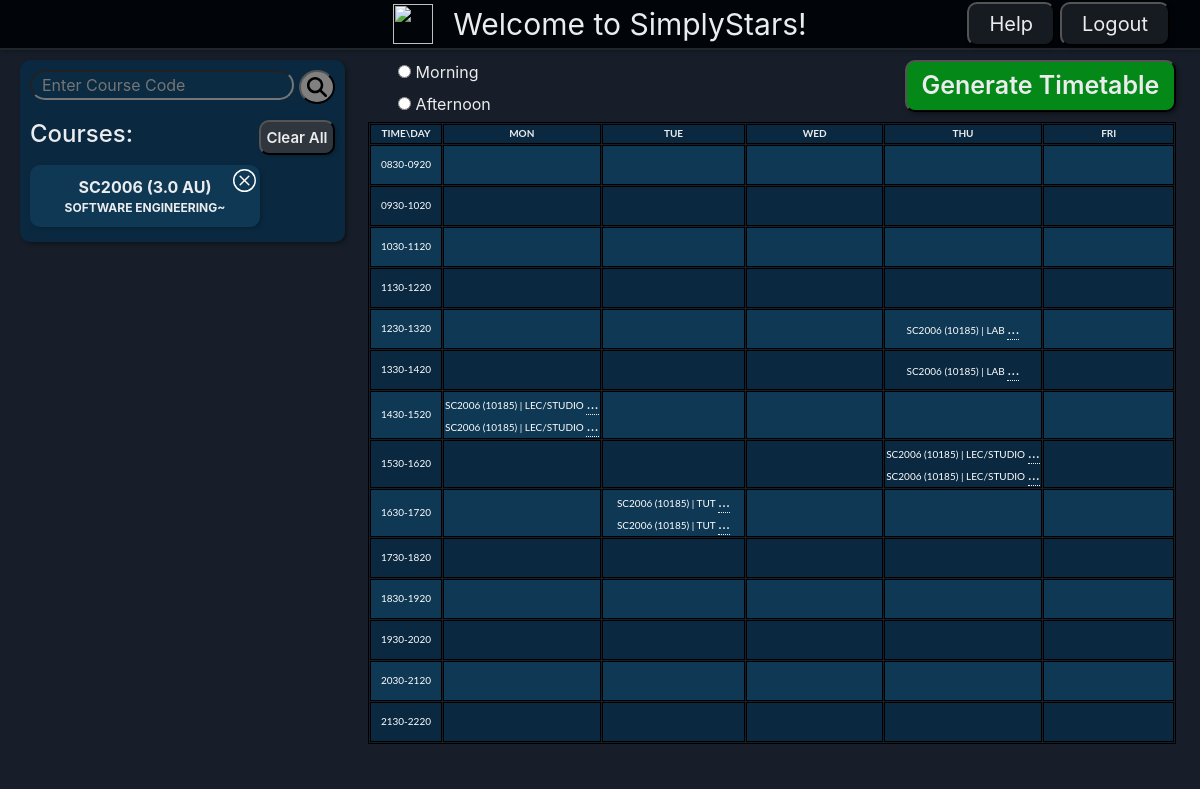
Screenshot of /main (signed in) with the database file from the repository.
### SimplyStars/models.py (models this page shows)
class CourseCode(db.Model):
    __tablename__ = 'course_code'
    id = db.Column(db.Integer, primary_key=True)
    course_code = db.Column(db.String(100), nullable=False)
    course_name = db.Column(db.String(100), nullable=False)
    course_au = db.Column(db.Integer(), nullable=False)
    user = db.Column(db.Integer, db.ForeignKey('user.id'), nullable=False) #ForeginKey ensures referential integrity and cascade operations

class CourseSchedule(db.Model):
    __tablename__ = 'course_schedule'
    id = db.Column(db.Integer, primary_key=True)
    user_id = db.Column(db.Integer, db.ForeignKey('user.id'), nullable=False)
    course_code = db.Column(db.String(100), nullable=False)
    course_index = db.Column(db.String(100), nullable=False)
    type = db.Column(db.String(120))
    group = db.Column(db.String(120))
    day = db.Column(db.String(120))
    time = db.Column(db.String(120))
    venue = db.Column(db.String(120))
    remark = db.Column(db.Text)

### SimplyStars/route.py (the view, shortened to what this page needs)
@app.route('/main', methods=['GET', 'POST'])
def main_page():
    form = CourseCodeForm()
    session['time_preference'] = None
    if session.get('timetable_mode') == 'automated':
        weekly_schedules = json.loads(session.get('weekly_schedules'))
    else:
        weekly_schedules = get_schedule(current_user.id)
    schedule = generate_time_slots('8:30 AM', '10:30 PM', 50)
    user_courses = CourseCode.query.filter_by(user=current_user.id).all()
    return render_template('main.html', form=form, user_courses=user_courses, schedule=schedule, weekly_schedules=weekly_schedules)

### SimplyStars/forms.py
class CourseCodeForm(FlaskForm):
    course_code = StringField(label="Enter Course Code:", validators=[DataRequired()], render_kw={"placeholder": "Enter Course Code"})
    add = SubmitField("Add")

### SimplyStars/functions.py (called while the page is built, shortened)
def generate_time_slots(start_time, end_time, interval):
    time_slots = []
    current_time = datetime.strptime(start_time, '%I:%M %p')
    end_time = datetime.strptime(end_time, '%I:%M %p')
    while current_time + timedelta(minutes=interval) <= end_time:
        end_interval_time = current_time + timedelta(minutes=interval)
        formatted_slot = current_time.strftime('%H%M') + '-' + end_interval_time.strftime('%H%M')
        time_slots.append(formatted_slot)
        current_time = (current_time + timedelta(hours=1)).replace(minute=current_time.minute)
    return time_slots

def clash_free(current_index, weekly_schedule, user_id, course_code):
    index_details = CourseSchedule.query.filter_by(user_id=user_id,
                                                   course_code=course_code,
                                                   course_index=current_index).all()
    odd = "Teaching Wk1,3,5,7,9,11,13"
    even = "Teaching Wk2,4,6,8,10,12"
    for details in index_details:
        day = details.day
        time = details.time
        if details.venue == "online":
            continue
    return True

def format_time(time_obj):
    return time_obj.strftime('%H%M')

### SimplyStars/models.py (called while the page is built)
@login_manager.user_loader
def load_user(user_id):
    return User.query.get(int(user_id))

### SimplyStars/templates/main.html (shortened to what this page needs)
{% block head %}
<link href="https://stackpath.bootstrapcdn.com/bootstrap/4.5.2/css/bootstrap.min.css" rel="stylesheet">
<link rel="stylesheet" type="text/css" href="{{ url_for('static', filename='style.css')}}">
{% endblock %}
{% block content %}
<div class="top-bar">
    <div class="welcome-bar">
        <img src="https://t.ly/Q54qQ" style="width:40px; margin-right:20px;">
        Welcome to SimplyStars!
    </div>
    <button id="help-button" class="help-button" onclick="help()">Help</button>
    <button id="logout-button" class="logout-button" onclick="logoutUser()">Logout</button>
</div>
<div class="content-container">
    <div class="course_container">
        <div class="login-container">
            <form id="courseForm" method="POST">
                <div class="form-group" style="white-space: nowrap;">
                    {{ form.course_code(class="rounded-pill", style="background-color: #0b2b42; color: white; padding-left: 10px;") }}
                    <button type="submit" style="border-radius: 50%; background-color:grey; padding-bottom:5px; padding-top:5px;">
                    </button>
                </div>
            </form>
        </div>
        <form action="/delete" method="POST">
            <h4 style="color: var(--text-color);">
                Courses:
                <button type="submit" id="clear-button">
                    Clear All
                </button>
            </h4>
        </form>
        <ul style="padding: 0; margin: 0;">
            {% for course in user_courses %}
            <li class="course-li">
                <div class="courselist">
                    {{ course.course_code }} ({{ course.course_au }}) <br>
                        <div style="font-size: 12px;">{{ course.course_name }}</div>
                    <form action="{{ url_for('ScheduleController.delete_course', course_code=course.course_code) }}" method="POST" style="display:inline;">
                        <button aria-label='delete item' type='submit' class="removebutton"
                            style="width: 35px; height: 35px;">
                        </button>
                    </form>
                </div>
            </li>
            {% endfor %}
        </ul>
    </div>
        <div class="timetable-container">
            <div class="filters">
                <div style="float: left; text-align: left; padding-left:30px;">
                    <form id="timeForm">
                        <input type="radio" id="morning" name="time" value="morning">
                        <label for="morning">Morning</label>
                        <br>
                        <input type="radio" id="afternoon" name="time" value="afternoon">
                        <label for="afternoon">Afternoon</label>
                    </form>
                </div>
                <button id="automateBtn">
                    Generate Timetable
                </button>
            </div>
            <table id="timetable" cellspacing="1" width="100%" bordercolor="#E0E0E0" style="color:white">
                <thead>
                    <tr>
                        <th>TIME\DAY</th>
                        {% for day in ['MON', 'TUE', 'WED', 'THU', 'FRI'] %}
                        <th>{{ day }}</th>
                        {% endfor %}
                    </tr>
                </thead>
                <tbody>
                    {% for time_slot in schedule %}
                    <tr>
                        <td style="width: 100px; text-align: center;">{{ time_slot }}</td>
                        {% for day in ['MON', 'TUE', 'WED', 'THU', 'FRI'] %}
                        {% set day_schedule = weekly_schedules.get(day, {}).get(time_slot, []) %}
                        {% set rowspan = 1 %}
                        {% if day_schedule|length > 0 %}
                        <td style="width: 300px; height: 40px;" rowspan="{{ rowspan }}">
                            {% else %}
                        <td style="width: 300px; height: 40px;" rowspan="{{ rowspan }}">
                            {% endif %}
                            {% for class in day_schedule %}
                            {{ class['course'] }} ({{ class['index'] }}) | {{ class['type'] }}
                            <div class="tooltip">
                                ...
                            </div>
                            <br>
                            {% endfor %}
                        </td>
                        {% endfor %}
                    </tr>
                    {% endfor %}
                </tbody>
            </table>
    </div>
</div>
{% endblock %}

### SimplyStars/templates/base.html (shortened to what this page needs)
    {%block head %}{% endblock %}
</head>
<body>
    {% block content %}
    {% endblock %}
</body>
</html>

### SimplyStars/static/style.css (style rules this page uses)
.top-bar { background-color: var(--topbar-color); height: 50px; width: 100%; display: flex; justify-content: center; align-items: center; border: #30363d; border-bottom: 2px solid #30363db3; box-shadow: 2px 2px 4px rgba(0, 0, 0, 0.2); }
.welcome-bar { color: var(--text-color); height: 40px; width:100%; margin: 0 auto; display: flex; border-radius: 10px; justify-content: center; align-items: center; text-align: center; font-size: 30px; position: absolute; }
.help-button { background-color: var(--topbar-button-color); color: var(--text-color); height: 40px; right: 140px; display: flex; border-radius: 10px; font-size: 20px; cursor: pointer; position: absolute; margin-right: 5px; padding: 20px; align-items: center; vertical-align: middle; box-shadow: 2px 2px 4px rgba(0, 0, 0, 0.2); }
.logout-button { background-color: var(--topbar-button-color); color: var(--text-color); height: 40px; right: 10px; margin-right: 20px; padding: 20px; font-size: 20px; border-radius: 10px; display: flex; cursor: pointer; align-items: center; vertical-align: middle; position: absolute; box-shadow: 2px 2px 4px rgba(0, 0, 0, 0.2); }
.content-container { margin-top: 10px; background-color: var(--background-color); display: flex; align-items: flex-start; padding-left: 20px; }
.course_container { padding: 10px; background-color: var(--primary-color); border-radius: 10px; box-shadow: 2px 2px 4px rgba(0, 0, 0, 0.4); }
#clear-button { height: 35px; border-radius: 10px; background-color: #30363d; font-size:15px; color:var(--text-color); padding-left:10px; padding-right:10px; font-weight: var(--base-text-weight-semibold, 600);; padding:5px; box-shadow: 2px 2px 4px rgba(0, 0, 0, 0.2); float: right; }
.course-li { background-color: var(--secondary-color); color: var(--text-color); text-align: center; padding: 10px; width: 230px; word-wrap: break-word; font-weight: bold; list-style-type: none; border-radius: 10px; margin-bottom: 5px; box-shadow: 2px 2px 4px rgba(0, 0, 0, 0.2); }
.courselist { position: relative; }
.removebutton { background-color: transparent; border: none; cursor: pointer; position: absolute; top: -12px; right: -12px; }
.removebutton svg { width: 100%; height: 100%; }
.filters { color: var(--text-color); align-items: center; }
#automateBtn { color: var(--text-color); background-color: #048817; float: right; font-size:25px; font-weight: var(--base-text-weight-semibold, 600); border-radius: 10px; padding: 5px; padding-left: 15px; padding-right: 15px; box-shadow: 2px 2px 4px rgba(0, 0, 0, 0.4); }
.timetable-container { width: 98%; max-width: 1250px; padding-left: 2%; padding-right:2%; align-items: center; text-align: center; }
#timetable { color: var(--text-color); top:-18px; position:relative; border-collapse: separate; text-indent: initial; line-height: normal; font-weight: normal; font-size: medium; font-style: normal; text-align: center; border-spacing: 1px; white-space: normal; font-variant: normal; font: 1em/1.55 Lato, Arial, sans-serif; }
#timetable, #timetable th, #timetable td { border: 1px solid black; }
#timetable th, #timetable td { font-size: 10px; }
#timetable tr:nth-child(even) { background-color: var(--primary-color); }
#timetable tr:nth-child(odd) { background-color: var(--secondary-color); }
#timetable th { text-align: center; background-color: var(--primary-color); color: var(--text-color); font-size: 10px; }
.tooltip { position: relative; display: inline-block; cursor: pointer; opacity: 1; border-bottom: 1px dotted var(--text-color); }

### SimplyStars/templates/main.html (style rules this page uses)
body { background-color: var(--background-color) !important; }

### SimplyStars/templates/base.html (style rules this page uses)
body { background-color: #171e29; color: #ebeced; }

### rows the page displays
CourseCode: course_code "SC2006", course_au "3.0 AU", course_name "SOFTWARE ENGINEERING~"
CourseSchedule: course "SC2006", index "10185", type "LAB"
CourseSchedule: course "SC2006", index "10185", type "LEC/STUDIO"
CourseSchedule: course "SC2006", index "10185", type "LEC/STUDIO"
CourseSchedule: course "SC2006", index "10185", type "LEC/STUDIO"
CourseSchedule: course "SC2006", index "10185", type "LEC/STUDIO"
CourseSchedule: course "SC2006", index "10185", type "TUT"
CourseSchedule: course "SC2006", index "10185", type "TUT"

### other values shown
{{ day }} "MON" "TUE" "WED" "THU" "FRI"
{{ time_slot }} "0830-0920" "0930-1020" "1030-1120" "1130-1220" "1230-1320" "1330-1420" "1430-1520" "1530-1620" "1630-1720" "1730-1820" "1830-1920" "1930-2020" "2030-2120" "2130-2220"
